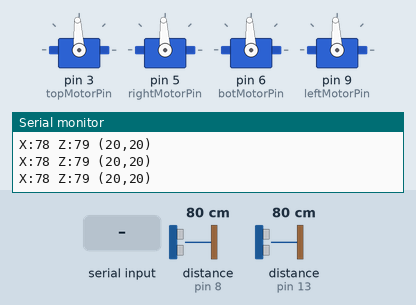
Recording of a sketch running on a simulated Arduino Uno, built with avr-gcc and run on an emulated ATmega328P. Parts: 4 × servo, the last lines printed to the serial monitor. Wiring (inferred from the names in the program): 2 × ultrasonic range finder: trigger pin 7, echo pin 8 / trigger pin 12, echo pin 13. The test bench sets the inputs (shaded band); at power-on: distance to the obstacle (sensors on pin 8, pin 13) 80 cm. The echo pulse lasts 58.3 µs per cm.

Above: at 1.2 s.
1.3 s: "q 1\n" received over Serial
At 2.3 s:
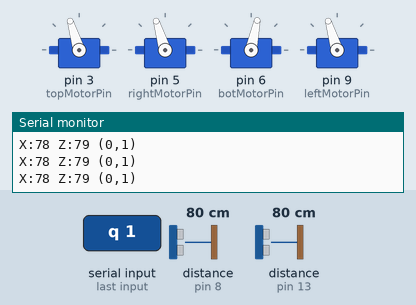
2.8 s: distance to the obstacle (sensor on pin 8) set to 6 cm
4.3 s: distance to the obstacle (sensor on pin 8) set to 3 cm
At 5.5 s:
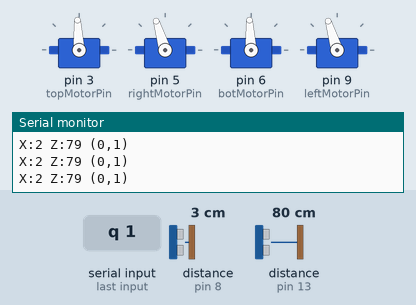
5.8 s: "q 150\n" received over Serial
At 6.1 s:
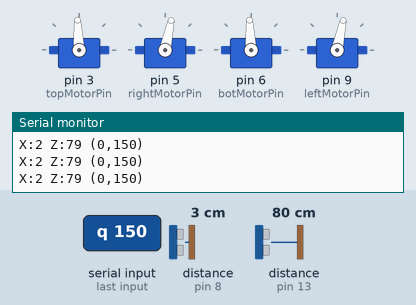
7.3 s: "30 150 10 200\n" received over Serial
At 8.4 s:
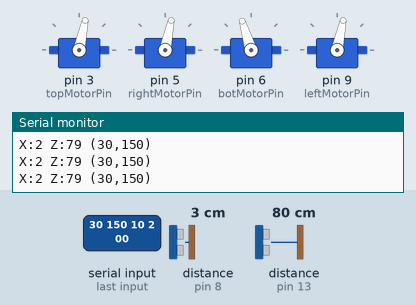
8.8 s: distance to the obstacle (sensor on pin 13) set to 143 cm
10.3 s: distance to the obstacle (sensor on pin 13) set to 150 cm
At 10.9 s:
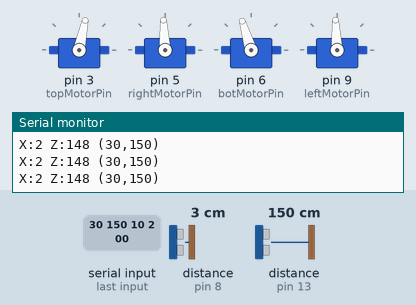
Timing chart, 0 to 12.8 s (numbered marks = the images above; inputs shaded):
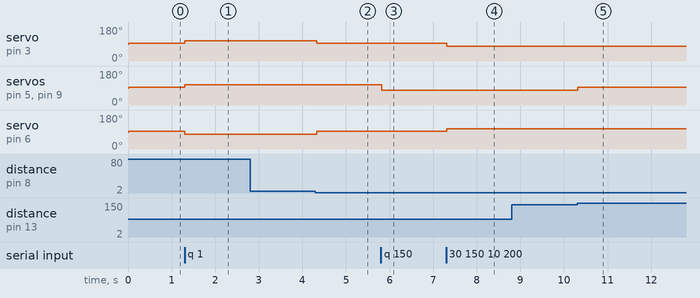

The sketch:

MotorController2.ino
```cpp
#include <Servo.h>

//PIN SETUP===============================================================
//Ultrasonic Sensor Pins
const int trigPinR = 7; //R for right ultrasonic sensor
const int echoPinR = 8;
const int trigPinB = 12; //B for bottom ultrasonic sensor
const int echoPinB = 13;

//Arduino Motor PWM Pins
const int topMotorPin = 3;
const int rightMotorPin = 5;
const int botMotorPin = 6;
const int leftMotorPin = 9;

Servo topMotor;
Servo rightMotor;
Servo botMotor;
Servo leftMotor;

//FUNCTIONS===============================================================
void moveX(int power){
    topMotor.write(map(power, -100, 100, 1000, 2000));
    botMotor.write(map(-power, -100, 100, 1000, 2000));
}

void moveZ(int power){
    rightMotor.write(map(power, -100, 100, 1000, 2000));
    leftMotor.write(map(power, -100, 100, 1000, 2000));
}

void moveToPositionX(long targetX, long distanceX, int power){
    long margin = 3.0;
    long error = distanceX - targetX;
    if (abs(error) > margin) { //check if robot is close enough to target position
        if (error > 0) {
            moveX(power);
        }
        else {
            moveX(-power);
        }
    }
    else {
        moveX(0);
    }
}

void moveToPositionZ(long targetZ, long distanceZ, int power){
    long margin = 5.0;
    long error = distanceZ - targetZ;
    if (abs(error) > margin) { //check if robot is close enough to target position
        if (error > 0) {
            moveZ(power);
        }
        else {
            moveZ(-power);
        }
    }
    else {
        moveZ(0);
    }
}

long ultrasonicDist(int trigPin, int echoPin){
    digitalWrite(trigPin, LOW);
    delayMicroseconds(2);
    digitalWrite(trigPin, HIGH);
    delayMicroseconds(10);
    digitalWrite(trigPin, LOW);
    long duration = pulseIn(echoPin, HIGH);
    return (0.034 * duration) / 2;
}

//VARIABLES======================================================================
long distanceX;
long distanceZ;
long targetX = 20.0;
long targetZ = 20.0;
int power = 30;
int index;
String data, xData, zData;
String displayOutput;
bool pause = true;

//SETUP==========================================================================
void setup(){
    Serial.begin(9600);
    //Motors
    pinMode(topMotorPin, OUTPUT);
    pinMode(rightMotorPin, OUTPUT);
    pinMode(botMotorPin, OUTPUT);
    pinMode(leftMotorPin, OUTPUT);
    topMotor.attach(topMotorPin);
    rightMotor.attach(rightMotorPin);
    botMotor.attach(botMotorPin);
    leftMotor.attach(leftMotorPin);
    //Ultrasonic Sensors
    pinMode(trigPinR, OUTPUT);
    pinMode(echoPinR, INPUT);
    pinMode(trigPinB, OUTPUT);
    pinMode(echoPinB, INPUT);
}

//MAIN FUNCTION===================================================================
void loop(){
    distanceX = ultrasonicDist(trigPinR, echoPinR); //Right Ultrasonic Sensor
    distanceZ = ultrasonicDist(trigPinB, echoPinB); //Bottom Ultrasonic Sensor

    //Receiving commands from Raspberry Pi
    if (Serial.available() > 0){
        data = Serial.readStringUntil('\n');
        if (data == "q"){
            pause = true;
        }
        else if (data == ""){ //If user enters in nothing, the robot pauses
            if (pause){
                pause = false;
            }
            else{
                pause = true;
            }
        }
        else{
            pause = false;
            index = data.indexOf(" ");
            xData = data.substring(0,index);
            zData = data.substring(index+1);
            targetX = xData.toFloat();
            targetZ = zData.toFloat();
        }
    }

    //Moving the robot
    if (!pause){
        moveToPositionX(targetX, distanceX, power);
        moveToPositionZ(targetZ, distanceZ, power);
    }
    else{
        moveX(0);
        moveZ(0);
    }

    //Displaying sensor values and target position
    displayOutput = "X:" + String(distanceX) + " Z:" + String(distanceZ) + " (" + String(targetX) + "," + String(targetZ) + ")";
    Serial.println(displayOutput);
    delay(50);
}
```

Functions.cpp
```cpp
#include "Functions.h"

//PIN SETUP===============================================================
//Ultrasonic Sensor Pins
const int trigPinB = 7; //B for bottom ultrasonic sensor
const int echoPinB = 8;
const int trigPinR = 12; //R for right ultrasonic sensor
const int echoPinR = 13;

//Arduino Motor PWM Pins
const int topMotorPin = 3;
const int rightMotorPin = 5;
const int botMotorPin = 6;
const int leftMotorPin = 9;

Servo topMotor;
Servo rightMotor;
Servo botMotor;
Servo leftMotor;


Functions::Functions(void){}


void Functions::motorSetup(){
    pinMode(topMotorPin, OUTPUT);
    pinMode(rightMotorPin, OUTPUT);
    pinMode(botMotorPin, OUTPUT);
    pinMode(leftMotorPin, OUTPUT);
    topMotor.attach(topMotorPin);
    rightMotor.attach(rightMotorPin);
    botMotor.attach(botMotorPin);
    leftMotor.attach(leftMotorPin);
}

void Functions::ultrasonicSetup(){
    pinMode(trigPinR, OUTPUT);
    pinMode(echoPinR, INPUT);
    pinMode(trigPinB, OUTPUT);
    pinMode(echoPinB, INPUT);
}

void Functions::processData(String data, double *targetX, double *targetZ, int minDist, int maxDist){
    int index = data.indexOf(" ");
    *targetX = data.substring(0,index).toFloat();
    *targetZ = data.substring(index+1).toFloat();
    if (*targetX < minDist) *targetX = minDist;
    if (*targetZ < minDist) *targetZ = minDist;
    if (*targetX > maxDist) *targetX = maxDist;
    if (*targetZ > maxDist) *targetZ = maxDist;
}

void Functions::filterData(double *targetX, double *targetZ, int minDist, int maxDist){
    if (*targetX < minDist) *targetX = minDist;
    if (*targetZ < minDist) *targetZ = minDist;
    if (*targetX > maxDist) *targetX = maxDist;
    if (*targetZ > maxDist) *targetZ = maxDist;
}

void Functions::moveX(int power){
    topMotor.write(map(-power, -100, 100, 1000, 2000));
    botMotor.write(map(power, -100, 100, 1000, 2000));
}

void Functions::moveZ(int power){
    rightMotor.write(map(-power, -100, 100, 1000, 2000));
    leftMotor.write(map(-power, -100, 100, 1000, 2000));
}

void Functions::moveToPositionX(double targetX, double distanceX, int power){
    double margin = 3.0;
    double error = targetX - distanceX;
    if (abs(error) > margin) { //check if robot is close enough to target position
        if (error > 0) moveX(power);
        else moveX(-power);
    }
    else moveX(0);
}

void Functions::moveToPositionZ(double targetZ, double distanceZ, int power){
    double margin = 5.0;
    double error = targetZ - distanceZ;
    if (abs(error) > margin) { //check if robot is close enough to target position
        if (error > 0) moveZ(power);
        else moveZ(-power);
    }
    else moveZ(0);
}

void Functions::pidOff(PID *xPID, PID *zPID){
    xPID->SetMode(MANUAL);
    zPID->SetMode(MANUAL);
    Functions::moveX(0);
    Functions::moveZ(0);
}

double Functions::ultrasonicDist(int trigPin, int echoPin){
    digitalWrite(trigPin, LOW);
    delayMicroseconds(2);
    digitalWrite(trigPin, HIGH);
    delayMicroseconds(10);
    digitalWrite(trigPin, LOW);
    double duration = pulseIn(echoPin, HIGH);
    return (0.034 * duration) / 2;
}
```

Functions.h
```cpp
/*
 * MotorController.h - header file for declaring functions
 */

#ifndef Functions_h
#define Functions_h

#include "Arduino.h"
#include <Servo.h>
#include <PID_v1.h>

//PIN SETUP===============================================================
//Ultrasonic Sensor Pins
extern const int trigPinR; //R for right ultrasonic sensor
extern const int echoPinR;
extern const int trigPinB; //B for bottom ultrasonic sensor
extern const int echoPinB;

//Arduino Motor PWM Pins
extern const int topMotorPin;
extern const int rightMotorPin;
extern const int botMotorPin;
extern const int leftMotorPin;

extern Servo topMotor;
extern Servo rightMotor;
extern Servo botMotor;
extern Servo leftMotor;


class Functions {
    public:
        //Constructor
        Functions(void);

        //Methods
        void motorSetup();
        void ultrasonicSetup();
        void processData(String data, double *targetX, double *targetZ, int minDist, int maxDist);
        void filterData(double *targetX, double *targetZ, int minDist, int maxDist);
        void moveX(int power);
        void moveZ(int power);
        void moveToPositionX(double targetX, double distanceX, int power);
        void moveToPositionZ(double targetZ, double distanceZ, int power);
        void pidOff(PID *xPID, PID *zPID);
        double ultrasonicDist(int trigPin, int echoPin);

    private:

};

#endif
```

Measured:
- the behaviour switches between 5 and 4 cm on distance to the obstacle (sensor on pin 8) (found by bisection; images 1 and 2)
- the behaviour switches between 146 and 147 cm on distance to the obstacle (sensor on pin 13) (found by bisection; images 4 and 5)
- after the input at 1.3 s, servo on pin 3 (topMotorPin), servo on pin 5 (rightMotorPin), servo on pin 9 (leftMotorPin): 93° → 107° at once; servo on pin 6 (botMotorPin): 93° → 78° at once
- after the input at 4.3 s, servo on pin 3 (topMotorPin): 107° → 93° at once; servo on pin 6 (botMotorPin): 78° → 93° at once
- after the input at 5.8 s, servo on pin 5 (rightMotorPin), servo on pin 9 (leftMotorPin): 107° → 78° at once
- after the input at 7.3 s, servo on pin 3 (topMotorPin): 93° → 78° at once; servo on pin 6 (botMotorPin): 93° → 107° at once
- after the input at 10.3 s, servo on pin 5 (rightMotorPin), servo on pin 9 (leftMotorPin): 78° → 93° at once
